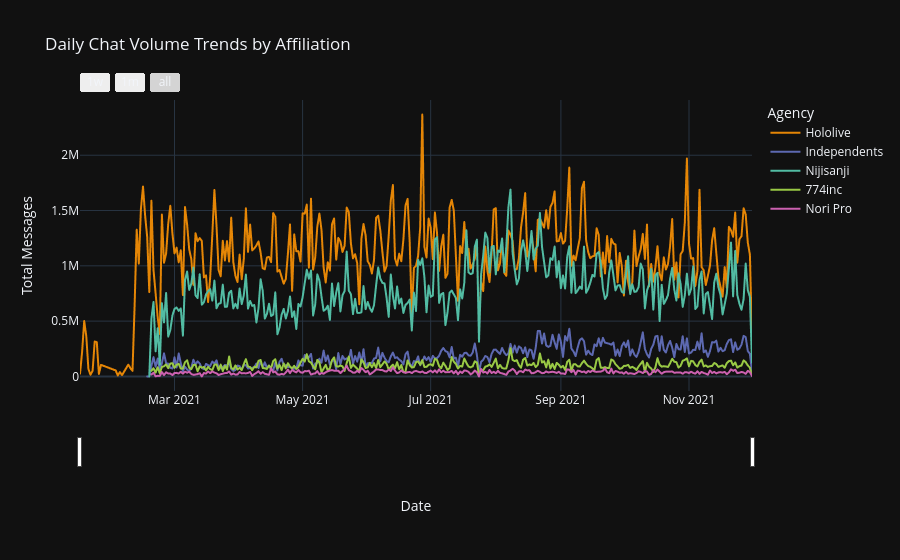

The code cell stored with this chart in its notebook:
### Code cell
import plotly.express as px

# 1. Fetch the time-series data
df_x7 = x7().toPandas()

# 2. Create the interactive line plot
fig = px.line(
    df_x7, 
    x='stream_date', 
    y='daily_messages', 
    color='affiliation',
    title='Daily Chat Volume Trends by Affiliation',
    labels={
        'stream_date': 'Date', 
        'daily_messages': 'Total Messages', 
        'affiliation': 'Agency'
    },
    template='plotly_dark',
    color_discrete_sequence=px.colors.qualitative.Vivid
)

# 3. Add interactivity features
fig.update_xaxes(
    rangeslider_visible=True, # Adds the slider at the bottom
    rangeselector=dict(       # Adds quick-buttons for 7d, 1m, etc.
        buttons=list([
            dict(count=7, label="1w", step="day", stepmode="backward"),
            dict(count=1, label="1m", step="month", stepmode="backward"),
            dict(step="all")
        ])
    )
)

# Improve hover experience (shows all agencies for a specific date)
fig.update_layout(hovermode="x unified")

fig.show()

### Figure 1 — Plotly figure (JSON) as saved in the notebook; plotly's stock layout.template omitted (floating-point values rounded to 4 significant figures; data arrays with more than 128 entries replaced by an {"elided": "..."} marker saying what was removed)
{"data": [{"hovertemplate": "Agency=Hololive<br>Date=%{x}<br>Total Messages=%{y}<extra></extra>", "legendgroup": "Hololive", "line": {"color": "rgb(229, 134, 6)", "dash": "solid"}, "marker": {"symbol": "circle"}, "mode": "lines", "name": "Hololive", "showlegend": true, "type": "scattergl", "x": {"elided": "313 str values"}, "xaxis": "x", "y": {"elided": "313 int values"}, "yaxis": "y"}, {"hovertemplate": "Agency=Independents<br>Date=%{x}<br>Total Messages=%{y}<extra></extra>", "legendgroup": "Independents", "line": {"color": "rgb(93, 105, 177)", "dash": "solid"}, "marker": {"symbol": "circle"}, "mode": "lines", "name": "Independents", "showlegend": true, "type": "scattergl", "x": {"elided": "289 str values"}, "xaxis": "x", "y": {"elided": "289 int values"}, "yaxis": "y"}, {"hovertemplate": "Agency=Nijisanji<br>Date=%{x}<br>Total Messages=%{y}<extra></extra>", "legendgroup": "Nijisanji", "line": {"color": "rgb(82, 188, 163)", "dash": "solid"}, "marker": {"symbol": "circle"}, "mode": "lines", "name": "Nijisanji", "showlegend": true, "type": "scattergl", "x": {"elided": "288 str values"}, "xaxis": "x", "y": {"elided": "288 int values"}, "yaxis": "y"}, {"hovertemplate": "Agency=774inc<br>Date=%{x}<br>Total Messages=%{y}<extra></extra>", "legendgroup": "774inc", "line": {"color": "rgb(153, 201, 69)", "dash": "solid"}, "marker": {"symbol": "circle"}, "mode": "lines", "name": "774inc", "showlegend": true, "type": "scattergl", "x": {"elided": "287 str values"}, "xaxis": "x", "y": {"elided": "287 int values"}, "yaxis": "y"}, {"hovertemplate": "Agency=Nori Pro<br>Date=%{x}<br>Total Messages=%{y}<extra></extra>", "legendgroup": "Nori Pro", "line": {"color": "rgb(204, 97, 176)", "dash": "solid"}, "marker": {"symbol": "circle"}, "mode": "lines", "name": "Nori Pro", "showlegend": true, "type": "scattergl", "x": {"elided": "287 str values"}, "xaxis": "x", "y": {"elided": "287 int values"}, "yaxis": "y"}], "layout": {"hovermode": "x unified", "legend": {"title": {"text": "Agency"}, "tracegroupgap": 0}, "title": {"text": "Daily Chat Volume Trends by Affiliation"}, "xaxis": {"anchor": "y", "domain": [0, 1], "rangeselector": {"buttons": [{"count": 7, "label": "1w", "step": "day", "stepmode": "backward"}, {"count": 1, "label": "1m", "step": "month", "stepmode": "backward"}, {"step": "all"}]}, "rangeslider": {"visible": true}, "title": {"text": "Date"}}, "yaxis": {"anchor": "x", "domain": [0, 1], "title": {"text": "Total Messages"}}}}
